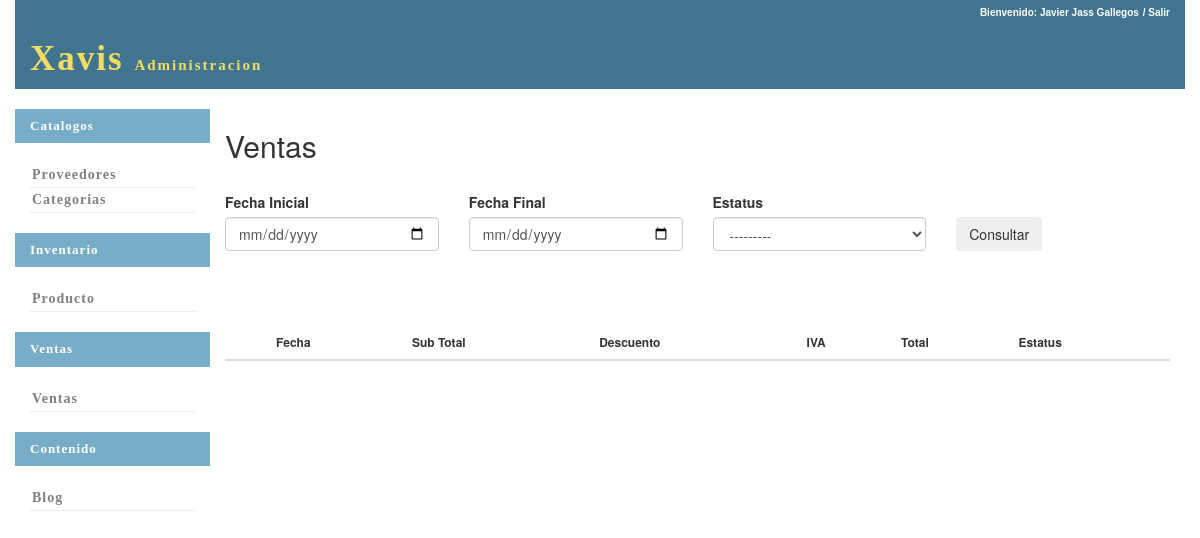
Before: /ventas/busca_ventas/ (signed in) with the older database file.
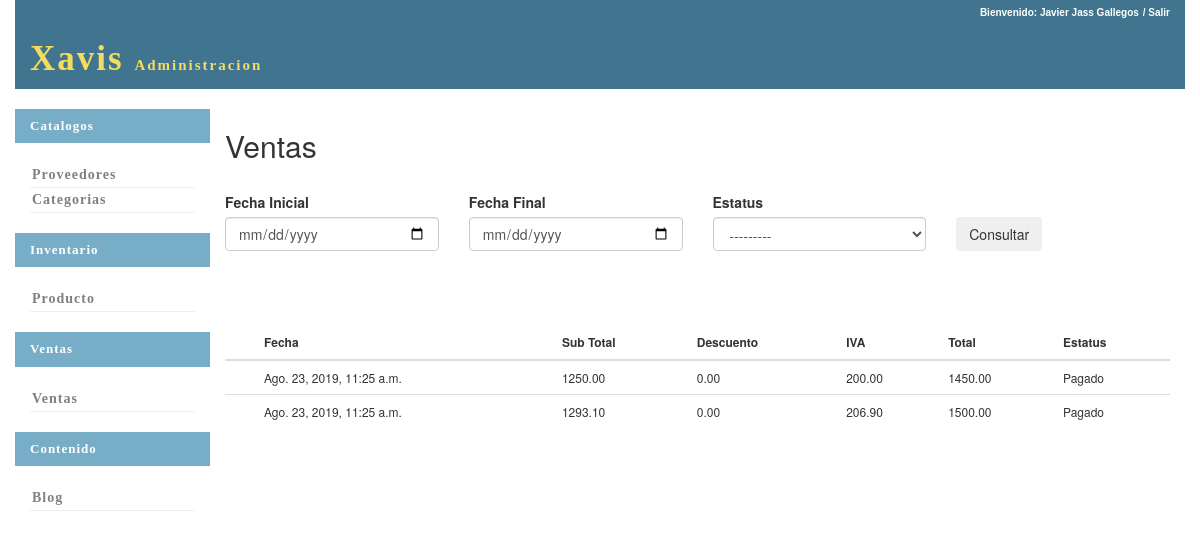
After: the same page with the newer database file.
### ventas/models.py (models this page shows)
class Venta(models.Model):
	fecha=models.DateTimeField(default=datetime.now())
	sub_total=models.DecimalField(max_digits=20,decimal_places=2,null=False)
	descuento=models.DecimalField(max_digits=20,decimal_places=2,null=False,default=0)
	iva=models.DecimalField(max_digits=20,decimal_places=2,null=False)
	total=models.DecimalField(max_digits=20,decimal_places=2,null=False)
	id_estatus_venta=models.ForeignKey(Estatus_Venta,on_delete=models.PROTECT,default=1)
	link_seguimiento=models.CharField(max_length=200,null=True,default='No Disponible')
	cliente=models.ForeignKey(Cliente,on_delete=models.PROTECT,default=1)

class Estatus_Venta(models.Model):
	estatus_venta=models.CharField(max_length=30,null=False)
	def __str__(self):
		return self.estatus_venta

### ventas/views.py (the view)
def busca_ventas(request):
	if not request.user.is_authenticated:
		return HttpResponseRedirect(reverse('seguridad:login'))
	if request.method=="POST":
		fecha_i=request.POST.get("fecha_inicial")
		fecha_f=request.POST.get("fecha_final")
		if request.POST.get("id_estatus_venta"):
			id_estatus_venta=int(request.POST.get("id_estatus_venta"))
		else:
			id_estatus_venta=0
		if fecha_i=="" and fecha_i=="" and id_estatus_venta==0:
			ventas=Venta.objects.all()
		if fecha_i!="" and fecha_i!="":
			if id_estatus_venta>0:
				ventas=Venta.objects.filter(fecha__range=(fecha_i,fecha_f),id_estatus_venta=id_estatus_venta)
			else:
				ventas=Venta.objects.filter(fecha__range=(fecha_i,fecha_f))
		if id_estatus_venta>0:
			if fecha_i!="" and fecha_i!="":
				ventas=Venta.objects.filter(fecha__range=(fecha_i,fecha_f),id_estatus_venta=id_estatus_venta)
			else:
				ventas=Venta.objects.filter(id_estatus_venta=id_estatus_venta)
		form=Busqueda_Venta_Form(request.POST)
	else:
		form=Busqueda_Venta_Form()
		ventas=Venta.objects.all()
	return render(request,'ventas/busca_ventas.html',locals())

### ventas/forms.py
class Busqueda_Venta_Form(forms.Form):
	fecha_inicial=forms.DateTimeField()
	fecha_final=forms.DateTimeField()
	id_estatus_venta=forms.ModelChoiceField(queryset=Estatus_Venta.objects.all())
	def __init__(self, *args, **kwargs):
		super(self.__class__, self).__init__(*args, **kwargs)
		self.fields['fecha_final'].required = False
		self.fields['fecha_inicial'].required = False
		self.fields['id_estatus_venta'].required = False

### ventas/templates/ventas/busca_ventas.html (shortened to what this page needs)
{%extends 'base.html'%}
{% load bootstrap3 %}
{% block content%}
	<form method="post" action="#">
		<h2>Ventas</h2>
		<br>
		<div class="row">
			<div class="col-xs-3">
				<label>Fecha Inicial</label>
			</div>
			<div class="col-xs-3">
				<label>Fecha Final</label>
			</div>
			<div class="col-xs-3">
				<label>Estatus</label>
			</div>
		</div>
		<div class="row">
			<div class="col-xs-3">
				<input  name="fecha_inicial" class="form-control" type="date" title="" id="id_fecha_inicial">
			</div>
			<div class="col-xs-3">
				<input  name="fecha_final" class="form-control" type="date" title="" id="id_fecha_final">
			</div>
			<div class="col-xs-3">
				{%bootstrap_field form.id_estatus_venta show_label=False%}
			</div>
			<div class="col-xs-3">
				<button class="btn">Consultar</button>
			</div>
		</div>
		<br>
		<br>
		<br>
		<table class="table">
			<thead>
				<th>
				</th>
				<th>Fecha</th>
				<th>Sub Total</th>
				<th>Descuento</th>
				<th>IVA</th>
				<th>Total</th>
				<th>Estatus</th>
			</thead>
			<tbody>
				{% for v in ventas %}
					<tr>
						<td><a href="../detalle_venta/{{v.id}}">{% bootstrap_icon 'pencil' %}</a></td>
						<td>{{v.fecha}}</td>
						<td>{{v.sub_total}}</td>
						<td>{{v.descuento}}</td>
						<td>{{v.iva}}</td>
						<td>{{v.total}}</td>
						<td>{{v.id_estatus_venta.estatus_venta}}</td>
					</tr>
				{% endfor %}
			</tbody>
		</table>
	</form>
{% endblock %}

### seguridad/templates/base.html (shortened to what this page needs)
{% load static %}
<html>
	<head>
        <link rel="stylesheet" href="//maxcdn.bootstrapcdn.com/bootstrap/3.2.0/css/bootstrap.min.css">
        <link rel="stylesheet" href="//maxcdn.bootstrapcdn.com/bootstrap/3.2.0/css/bootstrap-theme.min.css">
		<link rel="stylesheet" href="{% static 'css/base.css' %}">
    </head>
	<body>
		<div class="content container">
			<div class="row base-div-header">
				<div class="col-xs-12 col-md-12 base-div-menu-header">
					<a>Bienvenido: Javier Jass Gallegos</a>
					<a href="">/ Salir</a>
				</div>
				<div class="col-xs-8 col-md-8">
					<h1 class="base-header">Xavis <span>Administracion</span></h1>
				</div>
			</div>
			<div class="row">
					<br>
				<div class="col-xs-12 col-sm-2  col-md-2" id="menu_lateral" >
					<div class="row base-encabezado-menu-lateral">
						<div class="col-xs-12 ">
								<h4 class="base-h4">Catalogos</h4>
						</div>
					</div>
					<br>
					<div class="row">
						<div class="col-xs-12">
							<div class="page-header">
								<a class="base-btn-menu-lateral"  href="{%url 'inventario:busca_proveedor'%}">
									Proveedores
								</a>
							</div>
						</div>
					</div>
					<div class="row">
						<div class="col-xs-12">
							<div class="page-header">
								<a class="base-btn-menu-lateral"  href="{%url 'inventario:busca_categoria'%}">
									Categorias
								</a>
							</div>
						</div>
					</div>
					<br>
					<div class="row base-encabezado-menu-lateral">
						<div class="col-xs-12 ">
								<h4 class="base-h4">Inventario</h4>
						</div>
					</div>
					<br>
					<div class="row">
						<div class="col-xs-12">
							<div class="page-header">
								<a class="base-btn-menu-lateral"  href="{%url 'inventario:busca_producto'%}">Producto</a>
							</div>
						</div>
					</div>
					<br>
					<div class="row base-encabezado-menu-lateral">
						<div class="col-xs-12 ">
								<h4 class="base-h4">Ventas</h4>
						</div>
					</div>
					<br>
					<div class="row">
						<div class="col-xs-12">
							<div class="page-header">
								<a class="base-btn-menu-lateral"  href="{%url 'ventas:busca_ventas'%}">Ventas</a>
							</div>
						</div>
					</div>
					<br>
					<div class="row base-encabezado-menu-lateral">
						<div class="col-xs-12 ">
								<h4 class="base-h4">Contenido</h4>
						</div>
					</div>
					<br>
					<div class="row">
						<div class="col-xs-12">
							<div class="page-header">
								<a class="base-btn-menu-lateral"  href="{%url 'blog:busqueda_blog'%}">Blog</a>
							</div>
						</div>
					</div>
				</div>
				<div class="col-xs-12 col-sm-10 col-md-10" >
					{% block content %}
					{% endblock %}
				</div>
			</div>
		</div>
	</body>
</html>

### seguridad/static/css/base.css (style rules this page uses)
.base-div-header { background-color:#41758f; }
.base-header { font-family: 'Noto Serif JP', serif; font-weight:bold; font-size:35px; color:#f4dc60; letter-spacing:2px; }
.base-header span { font-size:15px; }
.base-div-menu-header { text-align:right; }
.base-div-menu-header >a { color:white; font-family:arial; font-weight:bold; font-size:10px; }
.page-header { padding:2px; margin:0px; }
.base-btn-menu-lateral { font-family:'Noto Serif JP', serif; display:block; text-decoration:none; font-weight:bold; color:gray; letter-spacing:1px; }
.base-h4 { font-family: 'Noto Serif JP', serif; color:white; font-weight:bold; letter-spacing:1px; font-size:13px; }
.base-encabezado-menu-lateral { background-color:#78adc7; }
#menu_lateral { max-height:80%; overflow-y:scroll; overflow-x:hidden }
.table { font-size:12px; }
#menu_lateral { display:none; }
@media ( min-width: 737px) { #menu_lateral { display:block; } }

Changed rows visible on the page:
added Venta: fecha "Ago. 23, 2019, 11:25 a.m.", sub_total "1250.00", descuento "0.00", iva "200.00", total "1450.00", id_estatus_venta.estatus_venta "Pagado"
added Venta: fecha "Ago. 23, 2019, 11:25 a.m.", sub_total "1293.10", descuento "0.00", iva "206.90", total "1500.00", id_estatus_venta.estatus_venta "Pagado"
